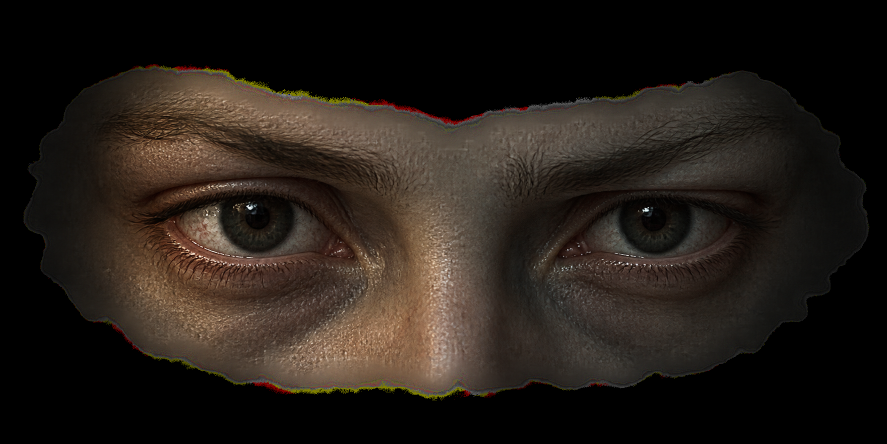
#> input picture asset-packs/door-horror-gimmicks-v1/images/eyes.png, 1774 x 887 px (shown at 1/2 size)
$ python -i prepare-h4-assets.py   (imports and definitions only)
#> lines starting #> are read from the running program, lines starting #| are printed output that depends on the picture; after the words box and inside, x2 and y2 are one past the last pixel; in counts of white or black regions, pixels touching at a corner belong together
# Usage: python -I scripts/prepare-h4-assets.py  (needs Pillow + numpy; deterministic for a given Pillow build)
# Runtime asset preparation: crop cutouts to their opaque bounds, remove coloured alpha fringe,
# downscale to ~2x their largest on-screen size, and encode as WebP. Plates keep full canvas.
import json, shutil, numpy as np
from pathlib import Path
from PIL import Image, ImageFilter
ROOT = Path(__file__).resolve().parents[1]
PACK = ROOT/'asset-packs'/'door-horror-gimmicks-v1'
OUT = ROOT/'dist'/'horror'/'assets'
# [1 line that did not run here, left out]
# [1 line that did not run here, left out]
# id -> output scale relative to the native crop
CUT = {'eyes': .5, 'latch-body': .5, 'latch-bolt': .375, 'switch-body': .3, 'switch-rocker': .3 * .52,
       'slipper-wedge': .3, 'rear-drawer-front': .5}
def defringe(img):
    a = np.asarray(img).astype(np.float32) / 255
    rgb, al = a[..., :3], a[..., 3:]
    solid = (al > .96).astype(np.float32)
    # alpha-weighted blur of the solid interior provides edge colour without the generator's halo hue
    acc = Image.fromarray((rgb * solid * 255).astype(np.uint8)); w = Image.fromarray((solid[..., 0] * 255).astype(np.uint8))
    for _ in range(3):
        acc = acc.filter(ImageFilter.GaussianBlur(3)); w = w.filter(ImageFilter.GaussianBlur(3))
    accn = np.asarray(acc).astype(np.float32) / 255; wn = np.asarray(w).astype(np.float32)[..., None] / 255
    fill = np.where(wn > 1e-3, accn / np.maximum(wn, 1e-3), rgb)
    mix = np.clip((al - .55) / .41, 0, 1)
    out = rgb * mix + np.clip(fill, 0, 1) * (1 - mix)
    return Image.fromarray(np.concatenate([out, al], -1).__mul__(255).round().astype(np.uint8), 'RGBA')
report = {}
# [18 lines not run here, left out]

>>> import cv2
>>> picture = cv2.imread('../asset-packs/door-horror-gimmicks-v1/images/eyes.png', cv2.IMREAD_GRAYSCALE)
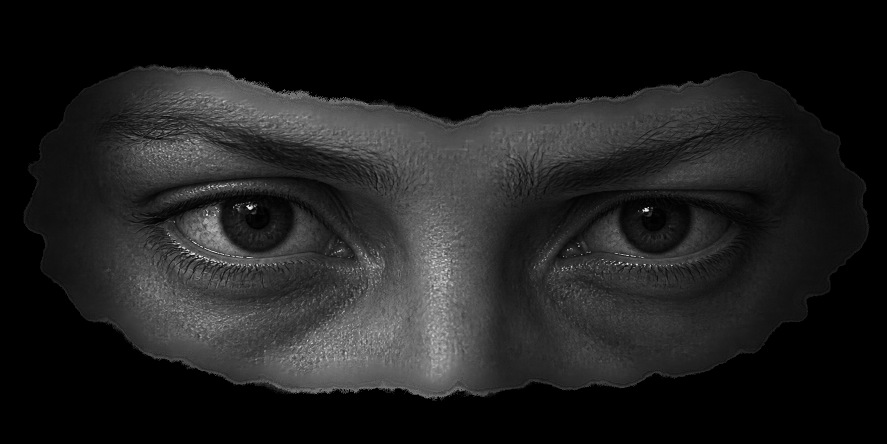
#> picture: shape (887, 1774) (shown at 1/2 size); min 0, max 255, mean 30.7
>>> result = defringe(picture)
#> in defringe, `rgb, al = a[..., :3], a[..., 3:]`: rgb = 887 rows, first 8: [0, 0, 0], [0, 0, 0], [0, 0, 0], [0, 0, 0], [0, 0, 0], [0, 0, 0], [0, 0, 0], [0, 0, 0]
#> in defringe, `solid = (al > .96).astype(np.float32)`:
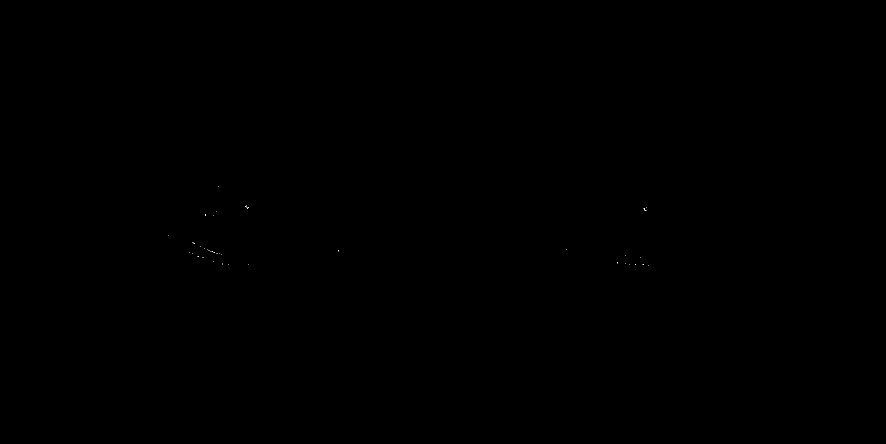
#> solid: shape (887, 1771) float32 (shown at 1/2 size); values 0 (black) and 1 (white), 0.01% white in thin lines or dots, all inside (x1, y1, x2, y2) = (336, 372, 1298, 531)
#> (the run stopped early here; a loop or call above may not have finished)

$ run again, on asset-packs/door-horror-gimmicks-v1/images/rear-room.png
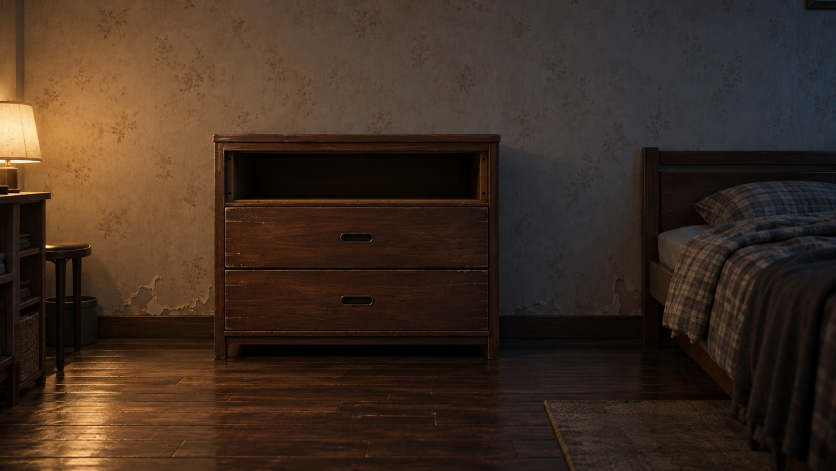
#> input picture asset-packs/door-horror-gimmicks-v1/images/rear-room.png, 1672 x 941 px (shown at 1/2 size)
#> `picture = cv2.imread('../asset-packs/door-horror-gimmicks-v1/images/ey..`:
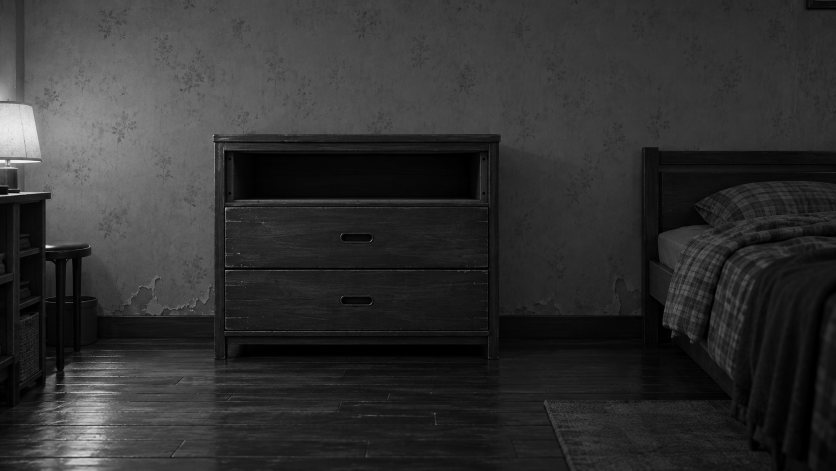
#> picture: shape (941, 1672) (shown at 1/2 size); min 0, max 252, mean 48.8
#> rgb = 941 rows, first 8: [0.192, 0.184, 0.188], [0.188, 0.184, 0.192], [0.188, 0.184, 0.2], [0.188, 0.184, 0.192], [0.192, 0.192, 0.196], [0.192, 0.192, 0.192], [0.2, 0.196, 0.188], [0.2, 0.184, 0.192]
#> solid: shape (941, 1669) float32; values 0 (black) and 1 (white), 0.01% white in thin lines or dots, all inside (x1, y1, x2, y2) = (0, 321, 90, 495)

$ run again, on asset-packs/door-horror-gimmicks-v1/images/switch-body.png
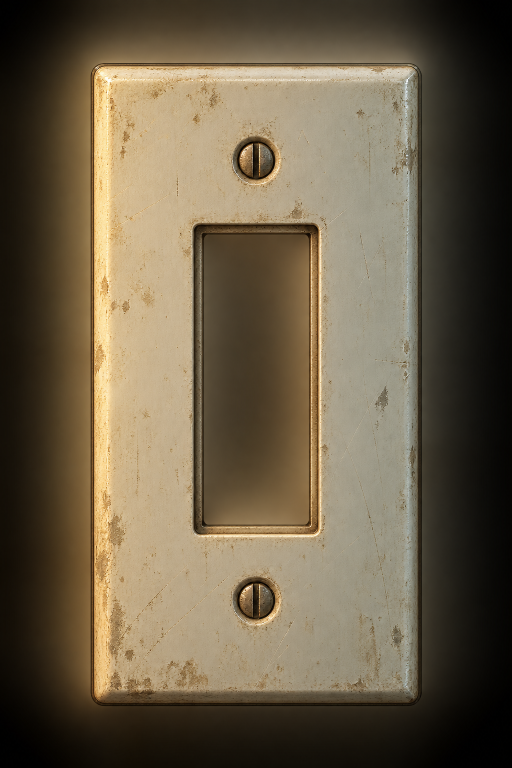
#> input picture asset-packs/door-horror-gimmicks-v1/images/switch-body.png, 1024 x 1536 px (shown at 1/2 size)
#> `picture = cv2.imread('../asset-packs/door-horror-gimmicks-v1/images/ey..`:
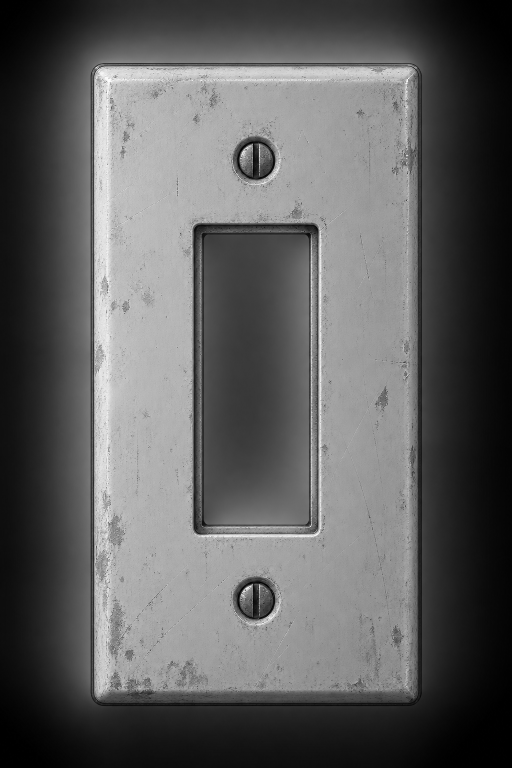
#> picture: shape (1536, 1024) (shown at 1/2 size); min 0, max 255, mean 94.8
#> in defringe, `rgb, al = a[..., :3], a[..., 3:]`:
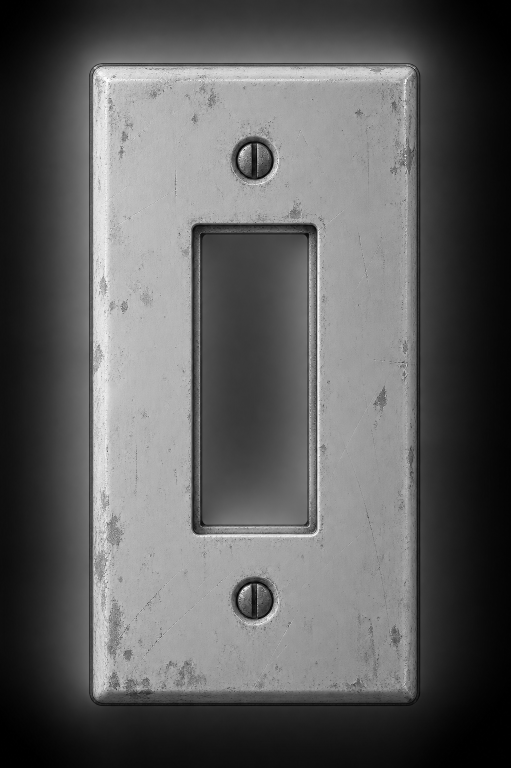
#> al: shape (1536, 1021) float32 (shown at 1/2 size); min 0, max 1, mean 0.373
#> rgb = 1536 rows, first 8: [0.00392, 0, 0.00392], [0, 0, 0], [0, 0, 0.00392], [0, 0, 0], [0, 0, 0.00392], [0, 0, 0.00392], [0, 0, 0], [0, 0, 0]
#> solid: shape (1536, 1021) float32; values 0 (black) and 1 (white), 0.03% white in thin lines or dots, all inside (x1, y1, x2, y2) = (192, 136, 815, 1247)
